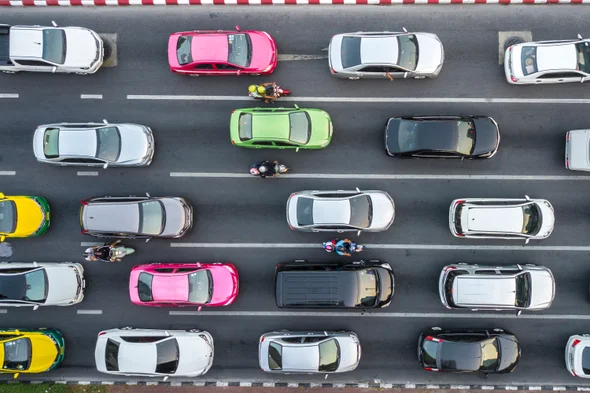
#> input picture Pictures/Cars.jpg, 590 x 393 px, found by its file name
$ jupyter execute Car_Counter_Morphology.ipynb   (shell and % lines are left out)
#> lines starting #> are read from the running program, lines starting #| are printed output that depends on the picture; after the words box and inside, x2 and y2 are one past the last pixel; in counts of white or black regions, pixels touching at a corner belong together
<a href="https://colab.research.google.com/github/AsadiAhmad/Car-Counter-Morphology/blob/main/Code/Car_Counter_Morphology.ipynb" target="_parent"></a>

# Step 1: Import Libraries

[cell 1]
import numpy as np
import cv2 as cv
import matplotlib.pyplot as plt

# Step 2: Download Pictures

# Step 3: Load Images

[cell 2]
cars = cv.imread("Cars.jpg", cv.IMREAD_GRAYSCALE)
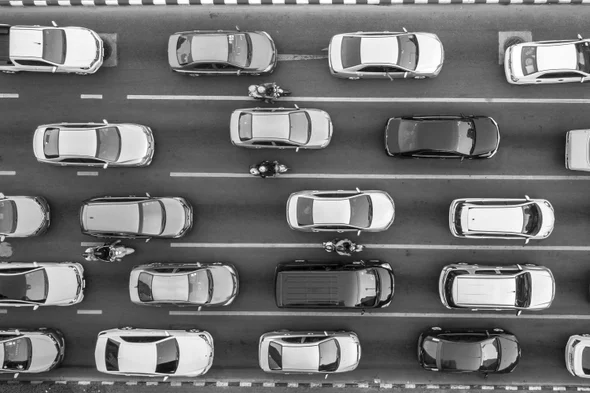
#> cars: shape (393, 590); min 0, max 255, mean 113.2

[cell 3]
plt.imshow(cars, cmap="gray")

# Step 4: Crop Image

[cell 4]
height, width =cars.shape
#> height = 393; width = 590
cropped_cars = cars[15:height-15, :]
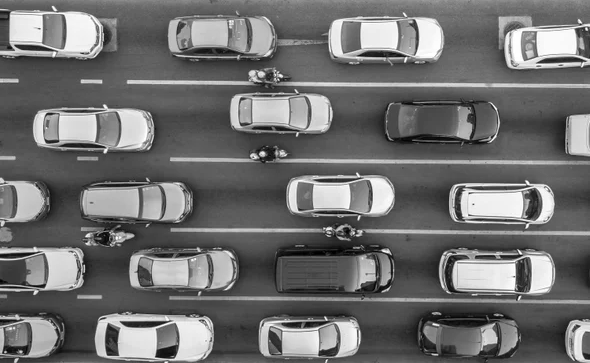
#> cropped_cars: shape (363, 590); min 0, max 255, mean 111.6

[cell 5]
plt.imshow(cropped_cars, cmap="gray")

# Step 5: Blur Image

[cell 6]
blurred_cars = cv.GaussianBlur(cropped_cars, (51, 51), 0)
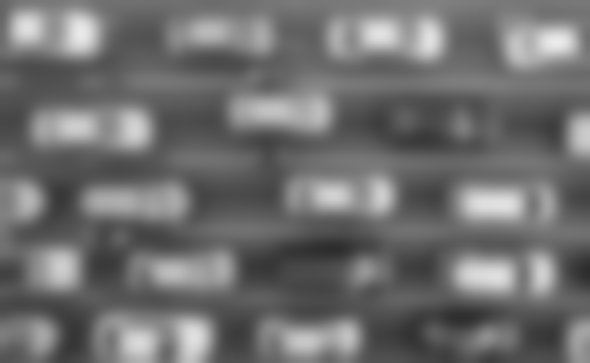
#> blurred_cars: shape (363, 590); min 44, max 235, mean 111.6

[cell 7]
plt.imshow(blurred_cars, cmap="gray")

# Step 6: Binarization

[cell 8]
bin_cars = np.where(blurred_cars > 127, 255, 0)
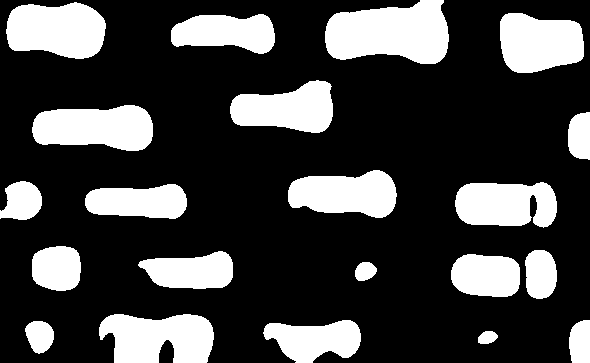
#> bin_cars: shape (363, 590) int64; 26.3% white; 21 white regions, largest, box (x1, y1, x2, y2) and area: (325, 0, 449, 64) 6038, (6, 2, 106, 59) 4513, (99, 314, 214, 363) 4475

[cell 9]
plt.imshow(bin_cars, cmap="gray")

# Step 6: Transform Grayscale to Binary

[cell 10]
scaled_cars = bin_cars.astype(np.uint8)

# Step 7: Dilation for Connecting Car Parts

[cell 11]
kernel = np.ones((3, 3), np.uint8)
car_dilate = cv.dilate(scaled_cars, kernel, iterations = 6)
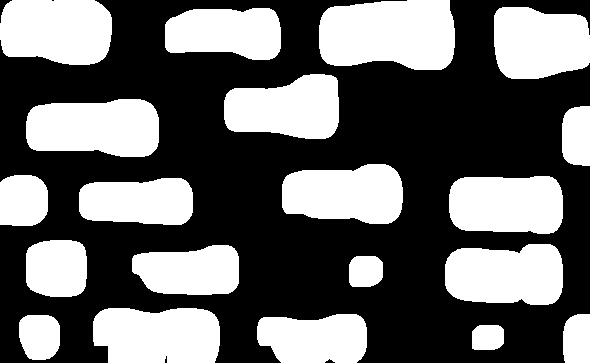
#> car_dilate: shape (363, 590); 40.9% white; 20 white regions, largest, box (x1, y1, x2, y2) and area: (319, 0, 455, 70) 8318, (26, 99, 159, 157) 6547, (0, 0, 112, 65) 6438

[cell 12]
plt.imshow(car_dilate, cmap="gray")

# Step 8: Counting Cars

[cell 13]
num_labels, labels = cv.connectedComponents(car_dilate)
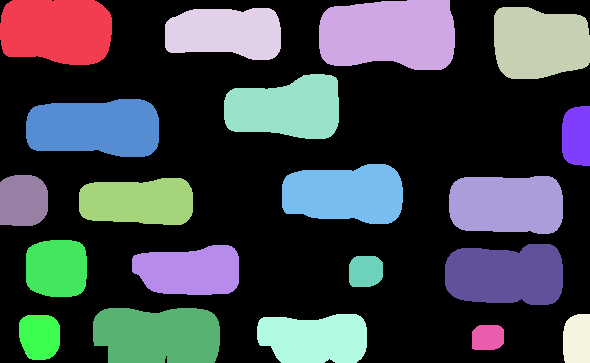
#> labels: shape (363, 590) int32; 21 distinct labels, from 0 to 20; one colour per label, 0 black
#> num_labels = 21
car_count = num_labels - 1
#> car_count = 20

[cell 14]
print(car_count)
#| 20

# Step 9: Calculating Accuracy

[cell 15]
percent = (car_count/21)*100
#> percent = 95.24
print(f'{percent:.2f}%')
#| 95.24%
